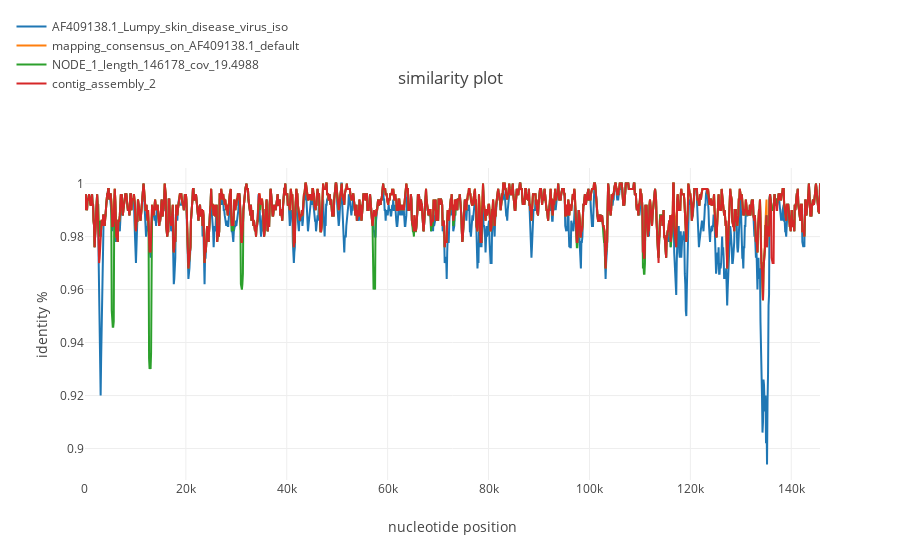

Notebook code for this chart:
### Code cell
simgen("for_recan_lsdv.fasta", window=500, shift=100, pot_rec=2)

### Figure 1 — Plotly figure (JSON) as saved in the notebook; plotly's stock layout.template omitted (floating-point values rounded to 4 significant figures; data arrays with more than 128 entries replaced by an {"elided": "..."} marker saying what was removed)
{"data": [{"name": "AF409138.1_Lumpy_skin_disease_virus_iso", "type": "scatter", "uid": "22eba800-940f-11e8-a586-d46a6a82ea71", "x": {"elided": "5833 int values"}, "y": {"elided": "1458 float values"}}, {"name": "mapping_consensus_on_AF409138.1_default", "type": "scatter", "uid": "22eba801-940f-11e8-9fc4-d46a6a82ea71", "x": {"elided": "5833 int values"}, "y": {"elided": "1458 float values"}}, {"name": "NODE_1_length_146178_cov_19.4988", "type": "scatter", "uid": "22eba802-940f-11e8-a9dd-d46a6a82ea71", "x": {"elided": "5833 int values"}, "y": {"elided": "1458 float values"}}, {"name": "contig_assembly_2", "type": "scatter", "uid": "22eba803-940f-11e8-833e-d46a6a82ea71", "x": {"elided": "5833 int values"}, "y": {"elided": "1458 float values"}}], "layout": {"legend": {"x": -0.1, "y": 1.5}, "title": "similarity plot", "xaxis": {"title": "nucleotide position"}, "yaxis": {"title": "identity %"}}}
